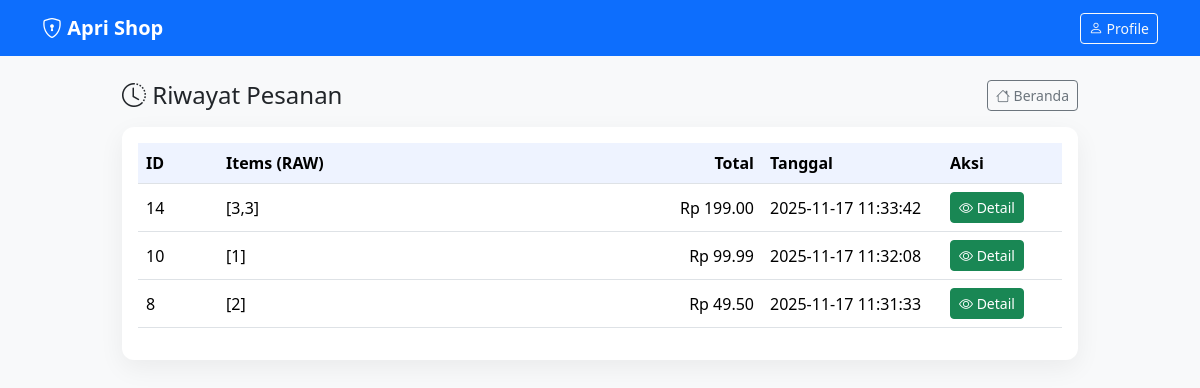
The app's page /web-vuln/order_history.php (signed in) with its own data.
### tables this page shows
CREATE TABLE `orders` (
  `id` int(11) NOT NULL,
  `user_id` int(11) DEFAULT NULL,
  `items` text DEFAULT NULL,
  `total` decimal(10,2) DEFAULT NULL,
  `created_at` datetime DEFAULT current_timestamp()
);

### web-vuln/order_history.php (the view, shortened to what this page needs)
<?php
require 'layout.php';
$user = $_SESSION['user'];
$uid  = (int)$user['id'];
$res = $mysqli->query("SELECT * FROM orders WHERE user_id = $uid ORDER BY created_at DESC");
?>
<!doctype html>
<html lang="id">
<head>
  <link href="https://cdn.jsdelivr.net/npm/bootstrap@5.3.2/dist/css/bootstrap.min.css" rel="stylesheet">
  <link href="https://cdn.jsdelivr.net/npm/bootstrap-icons@1.11.3/font/bootstrap-icons.css" rel="stylesheet">
  <link href="theme.css" rel="stylesheet">
</head>
<body class="bg-light">
<nav class="navbar navbar-expand-lg navbar-dark" style="background:#0d6efd;">
  <div class="container">
    <a class="navbar-brand fw-bold" href="index.php"><i class="bi bi-shield-lock"></i> Apri Shop</a>
    <div class="ms-auto">
      <a class="btn btn-outline-light btn-sm" href="user_profile.php"><i class="bi bi-person"></i> Profile</a>
    </div>
  </div>
</nav>
<div class="container my-4" style="max-width:980px">
  <div class="d-flex justify-content-between align-items-center mb-3">
    <h4 class="mb-0"><i class="bi bi-clock-history"></i> Riwayat Pesanan</h4>
    <a class="btn btn-outline-secondary btn-sm" href="index.php"><i class="bi bi-house"></i> Beranda</a>
  </div>
  <div class="card card-v">
    <div class="card-body">
      <div class="table-responsive">
        <table class="table table-hover align-middle">
          <thead>
            <tr>
              <th style="width:80px">ID</th>
              <th>Items (RAW)</th>
              <th class="text-end" style="width:160px">Total</th>
              <th style="width:180px">Tanggal</th>
              <th style="width:120px">Aksi</th>
            </tr>
          </thead>
          <tbody>
            <?php if($res && $res->num_rows): ?>
              <?php while($o = $res->fetch_assoc()): ?>
              <tr>
                <td><?= $o['id'] ?></td>
                <td><?php echo $o['items'];  ?></td>
                <td class="text-end">Rp <?= number_format($o['total'],2) ?></td>
                <td><?= $o['created_at'] ?></td>
                <td>
                  <a class="btn btn-sm btn-success" href="order_detail.php?id=<?= $o['id'] ?>">
                    <i class="bi bi-eye"></i> Detail
                  </a>
                </td>
              </tr>
              <?php endwhile; ?>
            <?php else: ?>
              <tr><td colspan="5" class="text-center text-muted">Belum ada pesanan.</td></tr>
            <?php endif; ?>
          </tbody>
        </table>
      </div>
    </div>
  </div>
</div>
</body>
</html>

### web-vuln/theme.css (style rules this page uses)
:root { --brand-grad: linear-gradient(135deg,#5B8CFF 0%, #7AE1FF 100%); }
body { background: #f7f9fc; }
.card-v { border: none; border-radius: 1rem; box-shadow: 0 8px 24px rgba(0,0,0,.06); }
.table thead th { background:#eef3ff; }

### web-vuln/order_history.php (style rules this page uses)
.card-v { border:none;border-radius:12px;box-shadow:0 8px 26px rgba(0,0,0,.06); }
.table thead th { background:#eef3ff;font-weight:600; }

### records on screen
orders: id "14", items "[3,3]", total "199.00", created_at "2025-11-17 11:33:42"
orders: id "10", items "[1]", total "99.99", created_at "2025-11-17 11:32:08"
orders: id "8", items "[2]", total "49.50", created_at "2025-11-17 11:31:33"
